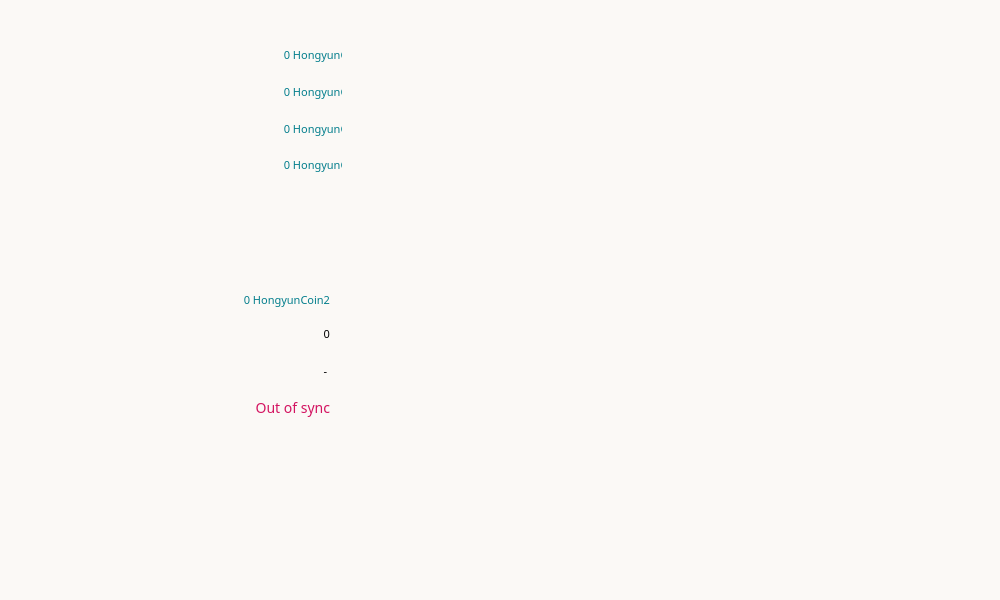
<?xml version="1.0" encoding="UTF-8"?>
<ui version="4.0">
 <class>OverviewPage</class>
 <widget class="QWidget" name="OverviewPage">
  <property name="geometry">
   <rect>
    <x>0</x>
    <y>0</y>
    <width>1000</width>
    <height>600</height>
   </rect>
  </property>
  <property name="sizePolicy">
   <sizepolicy hsizetype="Fixed" vsizetype="Fixed">
    <horstretch>0</horstretch>
    <verstretch>0</verstretch>
   </sizepolicy>
  </property>
  <property name="minimumSize">
   <size>
    <width>1000</width>
    <height>600</height>
   </size>
  </property>
  <property name="maximumSize">
   <size>
    <width>1049</width>
    <height>688</height>
   </size>
  </property>
  <property name="focusPolicy">
   <enum>Qt::StrongFocus</enum>
  </property>
  <property name="windowTitle">
   <string>Form</string>
  </property>
  <property name="toolTip">
   <string/>
  </property>
  <property name="styleSheet">
   <string notr="true">color:#33363b; font-size:12px; font-family:&quot;Open Sans Bold&quot;;background-color:#fbf9f6;background-repeat:no-repeat;</string>
  </property>
  <widget class="QFrame" name="Detailsframe">
   <property name="geometry">
    <rect>
     <x>20</x>
     <y>245</y>
     <width>332</width>
     <height>188</height>
    </rect>
   </property>
   <property name="sizePolicy">
    <sizepolicy hsizetype="Fixed" vsizetype="Minimum">
     <horstretch>0</horstretch>
     <verstretch>0</verstretch>
    </sizepolicy>
   </property>
   <property name="minimumSize">
    <size>
     <width>332</width>
     <height>188</height>
    </size>
   </property>
   <property name="maximumSize">
    <size>
     <width>332</width>
     <height>188</height>
    </size>
   </property>
   <property name="layoutDirection">
    <enum>Qt::RightToLeft</enum>
   </property>
   <property name="styleSheet">
    <string notr="true">background-image:url(:/images/detail);</string>
   </property>
   <layout class="QVBoxLayout" name="verticalLayout">
    <property name="spacing">
     <number>0</number>
    </property>
    <item>
     <widget class="QFrame" name="frame_5">
      <property name="styleSheet">
       <string notr="true">background:transparent;color:#508f6f;</string>
      </property>
      <widget class="QWidget" name="gridLayoutWidget_2">
       <property name="geometry">
        <rect>
         <x>150</x>
         <y>30</y>
         <width>151</width>
         <height>145</height>
        </rect>
       </property>
       <layout class="QVBoxLayout" name="verticalLayout_2">
        <property name="spacing">
         <number>0</number>
        </property>
        <property name="topMargin">
         <number>0</number>
        </property>
        <item>
         <widget class="QLabel" name="labelUnconfirmed">
          <property name="minimumSize">
           <size>
            <width>100</width>
            <height>33</height>
           </size>
          </property>
          <property name="maximumSize">
           <size>
            <width>150</width>
            <height>33</height>
           </size>
          </property>
          <property name="font">
           <font>
            <family>Open Sans Bold</family>
            <pointsize>-1</pointsize>
           </font>
          </property>
          <property name="cursor">
           <cursorShape>ArrowCursor</cursorShape>
          </property>
          <property name="toolTip">
           <string>Total of transactions that have yet to be confirmed, and do not yet count toward the current balance</string>
          </property>
          <property name="styleSheet">
           <string notr="true">color:#037e8c; font-size:14px; font-family:&quot;Open Sans Bold&quot;;</string>
          </property>
          <property name="text">
           <string notr="true">&lt;html&gt;&lt;head/&gt;&lt;body&gt;&lt;p align=&quot;right&quot;&gt;&lt;span style=&quot; font-size:8pt;&quot;&gt;0 HongyunCoin2&lt;/span&gt;&lt;/p&gt;&lt;/body&gt;&lt;/html&gt;</string>
          </property>
          <property name="alignment">
           <set>Qt::AlignRight|Qt::AlignTrailing|Qt::AlignVCenter</set>
          </property>
          <property name="textInteractionFlags">
           <set>Qt::NoTextInteraction</set>
          </property>
         </widget>
        </item>
        <item>
         <widget class="QLabel" name="labelNumTransactions">
          <property name="enabled">
           <bool>true</bool>
          </property>
          <property name="minimumSize">
           <size>
            <width>100</width>
            <height>35</height>
           </size>
          </property>
          <property name="maximumSize">
           <size>
            <width>100</width>
            <height>35</height>
           </size>
          </property>
          <property name="baseSize">
           <size>
            <width>0</width>
            <height>0</height>
           </size>
          </property>
          <property name="font">
           <font>
            <family>Open Sans Bold</family>
            <pointsize>-1</pointsize>
           </font>
          </property>
          <property name="toolTip">
           <string>Total number of transactions in wallet</string>
          </property>
          <property name="styleSheet">
           <string notr="true">color:#037e8c; font-size:14px; font-family:&quot;Open Sans Bold&quot;;</string>
          </property>
          <property name="text">
           <string notr="true">&lt;html&gt;&lt;head/&gt;&lt;body&gt;&lt;p align=&quot;right&quot;&gt;&lt;span style=&quot; font-size:8pt; color: #000000;&quot;&gt;0&lt;/span&gt;&lt;/p&gt;&lt;/body&gt;&lt;/html&gt;</string>
          </property>
          <property name="alignment">
           <set>Qt::AlignRight|Qt::AlignTrailing|Qt::AlignVCenter</set>
          </property>
          <property name="margin">
           <number>0</number>
          </property>
          <property name="textInteractionFlags">
           <set>Qt::NoTextInteraction</set>
          </property>
         </widget>
        </item>
        <item>
         <widget class="QLabel" name="labelActive">
          <property name="minimumSize">
           <size>
            <width>100</width>
            <height>38</height>
           </size>
          </property>
          <property name="maximumSize">
           <size>
            <width>100</width>
            <height>38</height>
           </size>
          </property>
          <property name="font">
           <font>
            <family>Open Sans Bold</family>
            <pointsize>-1</pointsize>
           </font>
          </property>
          <property name="cursor">
           <cursorShape>ArrowCursor</cursorShape>
          </property>
          <property name="toolTip">
           <string>Number of total network connections</string>
          </property>
          <property name="styleSheet">
           <string notr="true">color:#037e8c; font-size:14px; font-family:&quot;Open Sans Bold&quot;;</string>
          </property>
          <property name="text">
           <string notr="true">&lt;html&gt;&lt;head/&gt;&lt;body&gt;&lt;p align=&quot;right&quot;&gt;&lt;span style=&quot; font-size:8pt; color: #000000;&quot;&gt;- &lt;/span&gt;&lt;/p&gt;&lt;/body&gt;&lt;/html&gt;</string>
          </property>
          <property name="alignment">
           <set>Qt::AlignRight|Qt::AlignTrailing|Qt::AlignVCenter</set>
          </property>
          <property name="textInteractionFlags">
           <set>Qt::NoTextInteraction</set>
          </property>
         </widget>
        </item>
        <item>
         <widget class="QLabel" name="labelWalletStatus">
          <property name="minimumSize">
           <size>
            <width>100</width>
            <height>37</height>
           </size>
          </property>
          <property name="maximumSize">
           <size>
            <width>100</width>
            <height>37</height>
           </size>
          </property>
          <property name="font">
           <font>
            <family>Open Sans Bold</family>
            <pointsize>-1</pointsize>
           </font>
          </property>
          <property name="toolTip">
           <string/>
          </property>
          <property name="styleSheet">
           <string notr="true">color:#037e8c; font-size:14px; font-family:&quot;Open Sans Bold&quot;;</string>
          </property>
          <property name="text">
           <string notr="true">&lt;html&gt;&lt;head/&gt;&lt;body&gt;&lt;p align=&quot;right&quot;&gt;&lt;span style=&quot; color:#d31360;&quot;&gt;Out of sync&lt;/span&gt;&lt;/p&gt;&lt;/body&gt;&lt;/html&gt;</string>
          </property>
          <property name="alignment">
           <set>Qt::AlignRight|Qt::AlignTrailing|Qt::AlignVCenter</set>
          </property>
          <property name="textInteractionFlags">
           <set>Qt::NoTextInteraction</set>
          </property>
         </widget>
        </item>
       </layout>
      </widget>
     </widget>
    </item>
   </layout>
  </widget>
  <widget class="QFrame" name="balanceFrame">
   <property name="geometry">
    <rect>
     <x>20</x>
     <y>0</y>
     <width>331</width>
     <height>218</height>
    </rect>
   </property>
   <property name="sizePolicy">
    <sizepolicy hsizetype="Fixed" vsizetype="Minimum">
     <horstretch>0</horstretch>
     <verstretch>0</verstretch>
    </sizepolicy>
   </property>
   <property name="minimumSize">
    <size>
     <width>331</width>
     <height>218</height>
    </size>
   </property>
   <property name="maximumSize">
    <size>
     <width>331</width>
     <height>218</height>
    </size>
   </property>
   <property name="styleSheet">
    <string notr="true">background-image:url(:/images/balance);</string>
   </property>
   <layout class="QVBoxLayout" name="verticalLayout_4">
    <property name="spacing">
     <number>0</number>
    </property>
    <item>
     <widget class="QFrame" name="frame_3">
      <property name="maximumSize">
       <size>
        <width>330</width>
        <height>138</height>
       </size>
      </property>
      <property name="styleSheet">
       <string notr="true">background:transparent;color:#afa6cd;</string>
      </property>
      <widget class="QWidget" name="gridLayoutWidget">
       <property name="geometry">
        <rect>
         <x>160</x>
         <y>0</y>
         <width>181</width>
         <height>141</height>
        </rect>
       </property>
       <layout class="QVBoxLayout" name="verticalLayout_7">
        <item>
         <widget class="QLabel" name="labelBalance">
          <property name="font">
           <font>
            <family>Open Sans Bold</family>
            <pointsize>-1</pointsize>
           </font>
          </property>
          <property name="cursor">
           <cursorShape>ArrowCursor</cursorShape>
          </property>
          <property name="toolTip">
           <string>Your current balance</string>
          </property>
          <property name="layoutDirection">
           <enum>Qt::LeftToRight</enum>
          </property>
          <property name="styleSheet">
           <string notr="true">color:#037e8c; font-size:14px; font-family:&quot;Open Sans Bold&quot;;</string>
          </property>
          <property name="text">
           <string notr="true">&lt;html&gt;&lt;head/&gt;&lt;body&gt;&lt;p&gt;&lt;span style=&quot; font-size:8pt;&quot;&gt;0 HongyunCoin2&lt;/span&gt;&lt;/p&gt;&lt;/body&gt;&lt;/html&gt;</string>
          </property>
          <property name="alignment">
           <set>Qt::AlignRight|Qt::AlignTrailing|Qt::AlignVCenter</set>
          </property>
          <property name="textInteractionFlags">
           <set>Qt::NoTextInteraction</set>
          </property>
         </widget>
        </item>
        <item>
         <widget class="QLabel" name="labelStake">
          <property name="font">
           <font>
            <family>Open Sans Bold</family>
            <pointsize>-1</pointsize>
           </font>
          </property>
          <property name="cursor">
           <cursorShape>ArrowCursor</cursorShape>
          </property>
          <property name="toolTip">
           <string>Balance that is currently staking</string>
          </property>
          <property name="styleSheet">
           <string notr="true">color:#037e8c; font-size:14px; font-family:&quot;Open Sans Bold&quot;;</string>
          </property>
          <property name="text">
           <string notr="true">&lt;html&gt;&lt;head/&gt;&lt;body&gt;&lt;p&gt;&lt;span style=&quot; font-size:8pt;&quot;&gt;0 HongyunCoin2&lt;/span&gt;&lt;/p&gt;&lt;/body&gt;&lt;/html&gt;</string>
          </property>
          <property name="alignment">
           <set>Qt::AlignRight|Qt::AlignTrailing|Qt::AlignVCenter</set>
          </property>
          <property name="textInteractionFlags">
           <set>Qt::NoTextInteraction</set>
          </property>
         </widget>
        </item>
        <item>
         <widget class="QLabel" name="labelImmature">
          <property name="font">
           <font>
            <family>Open Sans Bold</family>
            <pointsize>-1</pointsize>
           </font>
          </property>
          <property name="toolTip">
           <string>Balance that has not yet matured</string>
          </property>
          <property name="styleSheet">
           <string notr="true">color:#037e8c; font-size:14px; font-family:&quot;Open Sans Bold&quot;;</string>
          </property>
          <property name="text">
           <string notr="true">&lt;html&gt;&lt;head/&gt;&lt;body&gt;&lt;p&gt;&lt;span style=&quot; font-size:8pt;&quot;&gt;0 HongyunCoin2&lt;/span&gt;&lt;/p&gt;&lt;/body&gt;&lt;/html&gt;</string>
          </property>
          <property name="alignment">
           <set>Qt::AlignRight|Qt::AlignTrailing|Qt::AlignVCenter</set>
          </property>
          <property name="textInteractionFlags">
           <set>Qt::NoTextInteraction</set>
          </property>
         </widget>
        </item>
        <item>
         <widget class="QLabel" name="labelTotal">
          <property name="font">
           <font>
            <family>Open Sans Bold</family>
            <pointsize>-1</pointsize>
           </font>
          </property>
          <property name="toolTip">
           <string>Total HongyunCoin2 in wallet</string>
          </property>
          <property name="styleSheet">
           <string notr="true">color:#037e8c; font-size:14px; font-family:&quot;Open Sans Bold&quot;;</string>
          </property>
          <property name="text">
           <string notr="true">&lt;html&gt;&lt;head/&gt;&lt;body&gt;&lt;p align=&quot;right&quot;&gt;&lt;span style=&quot; font-size:8pt;&quot;&gt;0 HongyunCoin2&lt;/span&gt;&lt;/p&gt;&lt;/body&gt;&lt;/html&gt;</string>
          </property>
          <property name="alignment">
           <set>Qt::AlignRight|Qt::AlignTrailing|Qt::AlignVCenter</set>
          </property>
          <property name="textInteractionFlags">
           <set>Qt::NoTextInteraction</set>
          </property>
         </widget>
        </item>
       </layout>
      </widget>
     </widget>
    </item>
   </layout>
  </widget>
  <widget class="QFrame" name="Transactionframe">
   <property name="geometry">
    <rect>
     <x>375</x>
     <y>0</y>
     <width>677</width>
     <height>490</height>
    </rect>
   </property>
   <property name="sizePolicy">
    <sizepolicy hsizetype="Minimum" vsizetype="Minimum">
     <horstretch>0</horstretch>
     <verstretch>0</verstretch>
    </sizepolicy>
   </property>
   <property name="minimumSize">
    <size>
     <width>677</width>
     <height>490</height>
    </size>
   </property>
   <property name="maximumSize">
    <size>
     <width>677</width>
     <height>245</height>
    </size>
   </property>
   <property name="styleSheet">
    <string notr="true">QFrame {background-image:url(:/images/recent);}</string>
   </property>
   <property name="frameShape">
    <enum>QFrame::NoFrame</enum>
   </property>
   <widget class="QListView" name="listTransactions">
    <property name="geometry">
     <rect>
      <x>0</x>
      <y>22</y>
      <width>580</width>
      <height>450</height>
     </rect>
    </property>
    <property name="sizePolicy">
     <sizepolicy hsizetype="Fixed" vsizetype="Fixed">
      <horstretch>0</horstretch>
      <verstretch>0</verstretch>
     </sizepolicy>
    </property>
    <property name="minimumSize">
     <size>
      <width>580</width>
      <height>450</height>
     </size>
    </property>
    <property name="maximumSize">
     <size>
      <width>580</width>
      <height>450</height>
     </size>
    </property>
    <property name="styleSheet">
     <string notr="true">background:transparent;color:#037e8c; font-size:11.5px; font-family:&quot;Open Sans Bold&quot;; padding-top:25px;</string>
    </property>
    <property name="frameShape">
     <enum>QFrame::NoFrame</enum>
    </property>
    <property name="verticalScrollBarPolicy">
     <enum>Qt::ScrollBarAlwaysOff</enum>
    </property>
    <property name="horizontalScrollBarPolicy">
     <enum>Qt::ScrollBarAlwaysOff</enum>
    </property>
    <property name="selectionMode">
     <enum>QAbstractItemView::NoSelection</enum>
    </property>
   </widget>
  </widget>
 </widget>
 <resources/>
 <connections/>
</ui>
